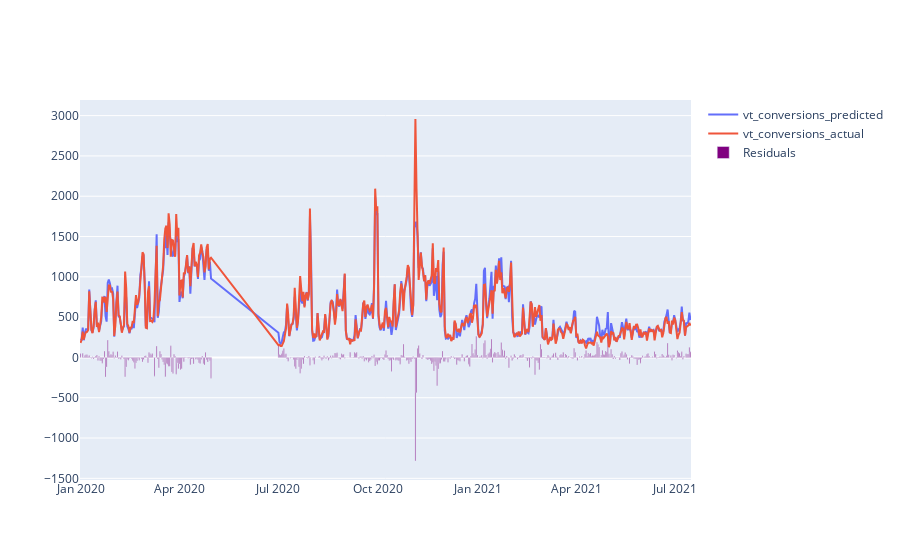

Write notebook code for a chart like this one.
### Code cell
test_model, test_results = run_randfor(X_train, X_test, y_train, y_test, feature_importances=True, vis=True, mapes=True)

### Figure 1 — Plotly figure (JSON) as saved in the notebook; plotly's stock layout.template omitted (floating-point values rounded to 4 significant figures; data arrays with more than 128 entries replaced by an {"elided": "..."} marker saying what was removed)
{"data": [{"mode": "lines", "name": "vt_conversions_predicted", "type": "scatter", "x": {"elided": "501 str values"}, "y": {"elided": "501 float values"}}, {"mode": "lines", "name": "vt_conversions_actual", "type": "scatter", "x": {"elided": "501 str values"}, "y": {"elided": "501 int values"}}, {"marker": {"color": "purple"}, "name": "Residuals", "type": "bar", "x": {"elided": "501 str values"}, "y": {"elided": "501 float values"}}], "layout": {"autosize": true, "xaxis": {"autorange": true, "range": ["2019-12-31 12:00", "2021-07-15 12:00"], "type": "date"}, "yaxis": {"autorange": true, "range": [-1521.0, 3194.0], "type": "linear"}}}
